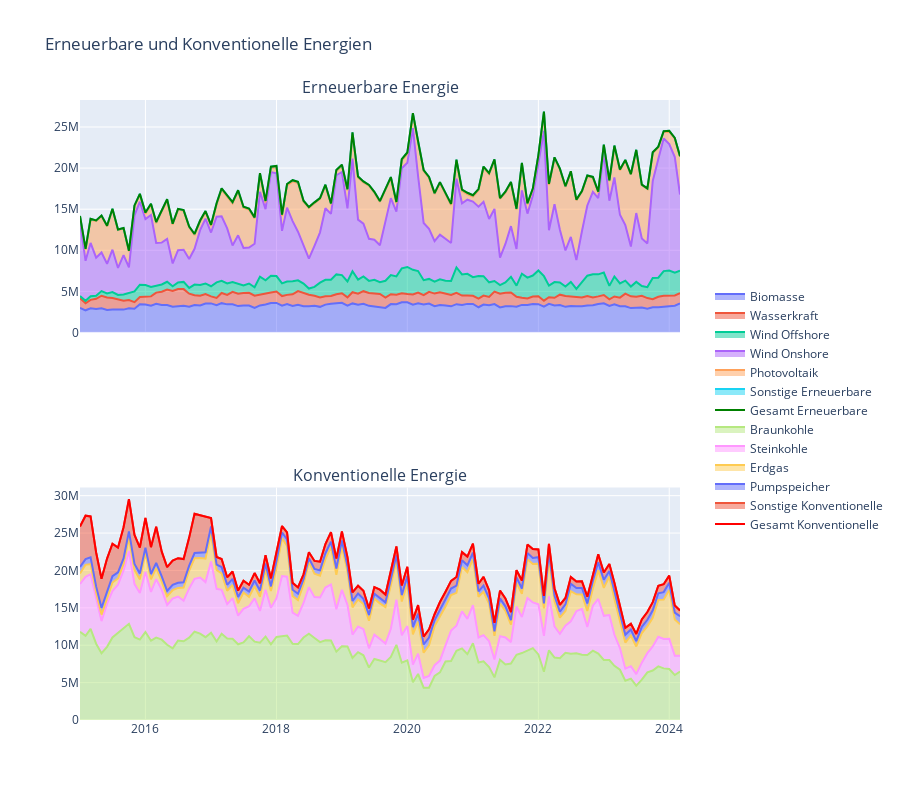

Here is the notebook cell this chart was saved with:
### Code cell
from plotly.subplots import make_subplots
import plotly.graph_objects as go
import pandas as pd

# Read the data
combined_2015_2024 = pd.read_csv("Data/SMARD/combined_2015_2024.csv")

# Convert 'Datum' to datetime
combined_2015_2024['Datum'] = pd.to_datetime(combined_2015_2024['Datum'], format='%d.%m.%Y')

# Define order for stacking
stack_order = ['Biomasse', 'Wasserkraft', 'Wind Offshore', 'Wind Onshore', 'Photovoltaik', 'Sonstige Erneuerbare']

# Create a DataFrame for stacked area chart
stacked_df = combined_2015_2024[['Datum']].copy()
stacked_df['Gesamt Erneuerbare'] = combined_2015_2024[stack_order].sum(axis=1)
stacked_df[stack_order] = combined_2015_2024[stack_order]

# Define colors for the lines
colors = {'Gesamt Erneuerbare': 'green', 'Biomasse': 'lightgreen', 'Wasserkraft': 'lightgreen', 'Wind Offshore': 'lightgreen', 'Wind Onshore': 'lightgreen', 'Photovoltaik': 'lightgreen', 'Sonstige Erneuerbare': 'lightgreen'}

# Create subplot layout
fig = make_subplots(rows=2, cols=1, subplot_titles=("Erneuerbare Energie", "Konventionelle Energie"), shared_xaxes=True)

# Plot renewable energy
for source in stack_order:
    fig.add_trace(go.Scatter(x=stacked_df['Datum'], y=stacked_df[source], mode='lines', name=source, stackgroup='erneuerbare'), row=1, col=1)

# Plot the "Gesamt Erneuerbare" line
fig.add_trace(go.Scatter(x=stacked_df['Datum'], y=stacked_df['Gesamt Erneuerbare'], mode='lines', line=dict(color='green', width=2), name='Gesamt Erneuerbare'), row=1, col=1)

# Define order for conventional stacking
conventional_order = ['Braunkohle', 'Steinkohle', 'Erdgas', 'Pumpspeicher', 'Sonstige Konventionelle']

# Create a DataFrame for conventional stacked area chart
conventional_df = combined_2015_2024[['Datum']].copy()
conventional_df['Gesamt Konventionelle'] = combined_2015_2024[conventional_order].sum(axis=1)
conventional_df[conventional_order] = combined_2015_2024[conventional_order]

# Plot conventional energy
for source in conventional_order:
    fig.add_trace(go.Scatter(x=conventional_df['Datum'], y=conventional_df[source], mode='lines', name=source, stackgroup='konventionelle'), row=2, col=1)

# Plot the "Gesamt Konventionelle" line
fig.add_trace(go.Scatter(x=conventional_df['Datum'], y=conventional_df['Gesamt Konventionelle'], mode='lines', line=dict(color='red', width=2), name='Gesamt Konventionelle'), row=2, col=1)

# Update layout
fig.update_layout(height=800, width=None, title_text="Erneuerbare und Konventionelle Energien",
                  legend=dict(x=1.05, y=0.5, traceorder='normal', font=dict(size=12)))

# Show the plot
fig.show()
